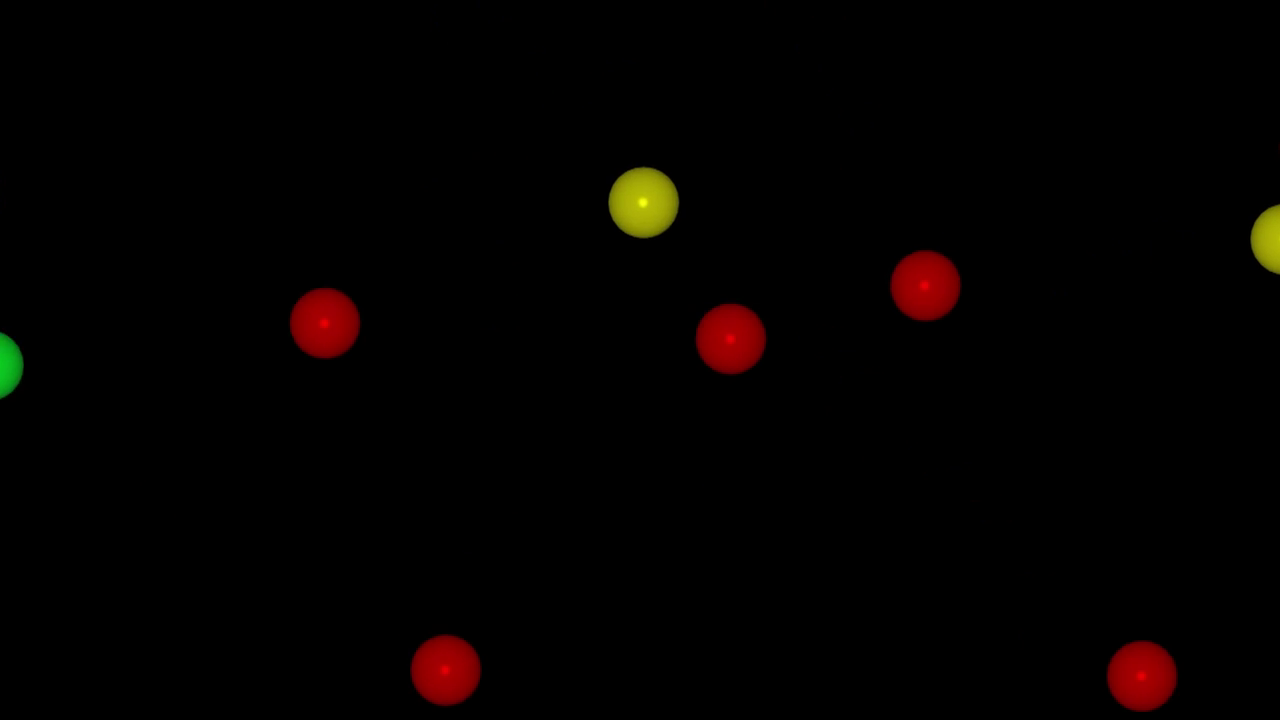
#> input picture frame 149 of video.mp4, 1280 x 720 px
$ python app.py
#> lines starting #> are read from the running program, lines starting #| are printed output that depends on the picture; after the words box and inside, x2 and y2 are one past the last pixel; in counts of white or black regions, pixels touching at a corner belong together
import cv2 # import  opencv library for image processing
import os # import os library for system operations
import numpy as np  # import the numpy library for mathematical operations
from PIL import Image # import the PIL library for image
import base64  # import  base64 library for encoding the image in base64 format
import requests # import requests library for sending POST requests

# Define BGR values of colors
yellow = [0, 255 ,255] # yellow
green  = [0, 255 ,0] # green
red    = [0, 0, 255] # red
blue   = [255, 0 ,0] # blue

video = cv2.VideoCapture('video.mp4') # open the video file
current_frame=0 # Initialize current_frame to 0 to keep track of the current frame


def get_color_limits(color): # function:  to get the lower and upper limits of a color
    clr = np.uint8([[color]])
    hsv_color = cv2.cvtColor(clr,cv2.COLOR_BGR2HSV)

    lower_limit = hsv_color[0][0][0] - 10, 100, 100
    upper_limit = hsv_color[0][0][0] + 10, 255, 255

    lower_limit = np.array(lower_limit,dtype=np.uint8)
    upper_limit = np.array(upper_limit,dtype=np.uint8)

    return lower_limit,upper_limit


def find_count_contours(mask): # function:  to find contours and count them
    contours_number = 0
    contours, hierarchy = cv2.findContours(mask,cv2.RETR_EXTERNAL,cv2.CHAIN_APPROX_SIMPLE)

    for contour in contours:
        cv2.drawContours(frame,[contour],-1,(255,255,255),5)
        contours_number +=1

    return contours_number

# loop over all the frames in the video
while (True):
    is_success, frame = video.read()  # read  frame from the video
#> frame is the input picture: shape (720, 1280, 3); mean B, G, R 0.1, 1.1, 3.8
    frame = frame[:,:frame.shape[1]//2] # take only the left half of the frame
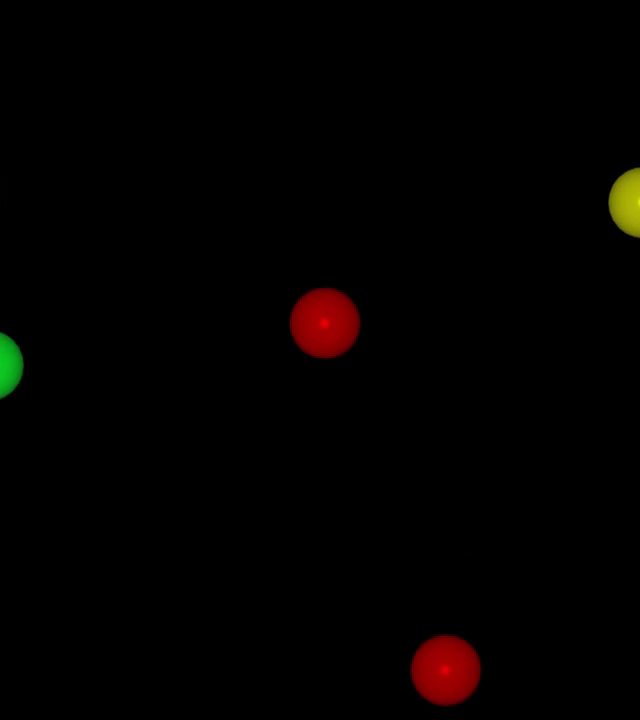
#> frame: shape (720, 640, 3); mean B, G, R 0.1, 1, 2.9

    hsvImage = cv2.cvtColor(frame,cv2.COLOR_BGR2HSV) # convert the frame from BGR to HSV color space
#> hsvImage: shape (720, 640, 3); mean H, S, V 1.5, 7.7, 3.3


    #lower_limit, upper_limit = get_color_limits(red) # get lower_limit and upper_limit for color
    #mask = cv2.inRange(hsvImage,lower_limit, upper_limit) # create a mask for the color we want to detect

    # perform such an operation only for the red color. You can use get_color_limits function for other colors
    mask1 = cv2.inRange(hsvImage, (0, 70, 50), (10, 255, 255))
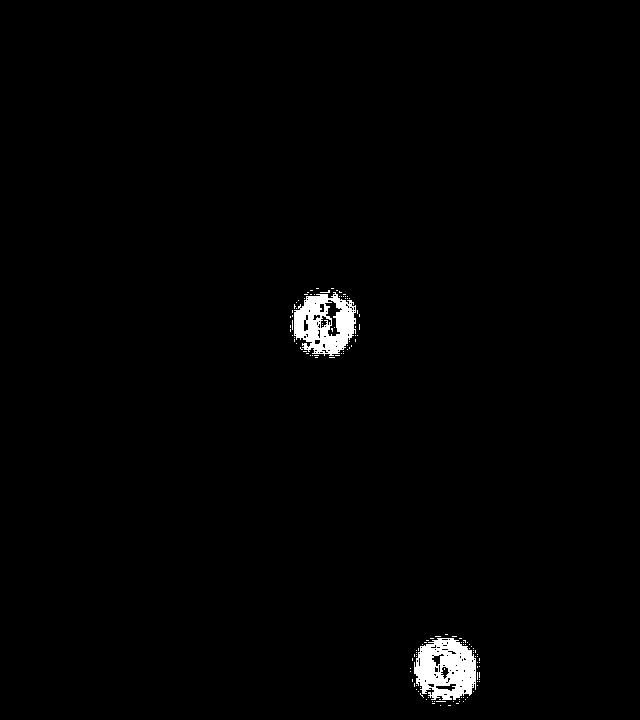
#> mask1: shape (720, 640); 1.2% white; 135 white regions (133 under 20 px), largest, box (x1, y1, x2, y2) and area: (414, 638, 476, 700) 2721, (294, 292, 356, 356) 2460
    mask2 = cv2.inRange(hsvImage, (170, 70, 50), (180, 255, 255))
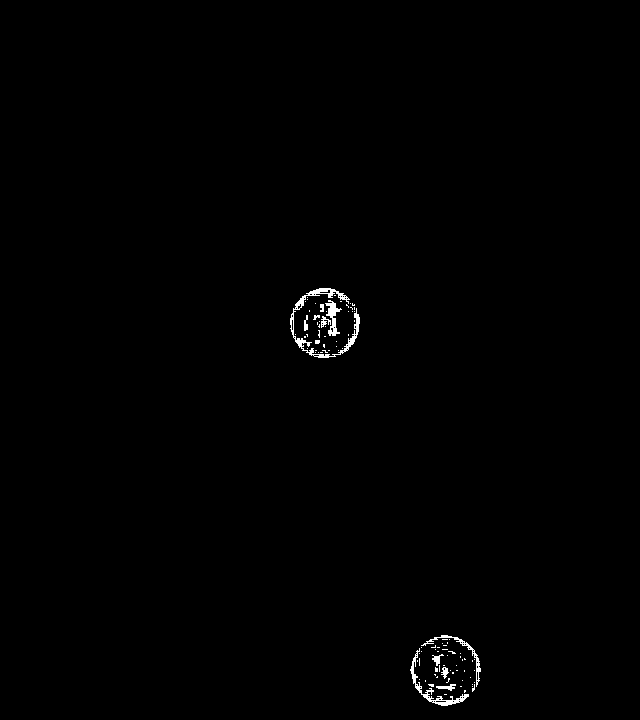
#> mask2: shape (720, 640); 0.5% white; 98 white regions (87 under 20 px), largest, box (x1, y1, x2, y2) and area: (290, 288, 360, 358) 764, (410, 648, 469, 706) 417, (421, 635, 481, 687) 260
    mask = cv2.bitwise_or(mask1, mask2)
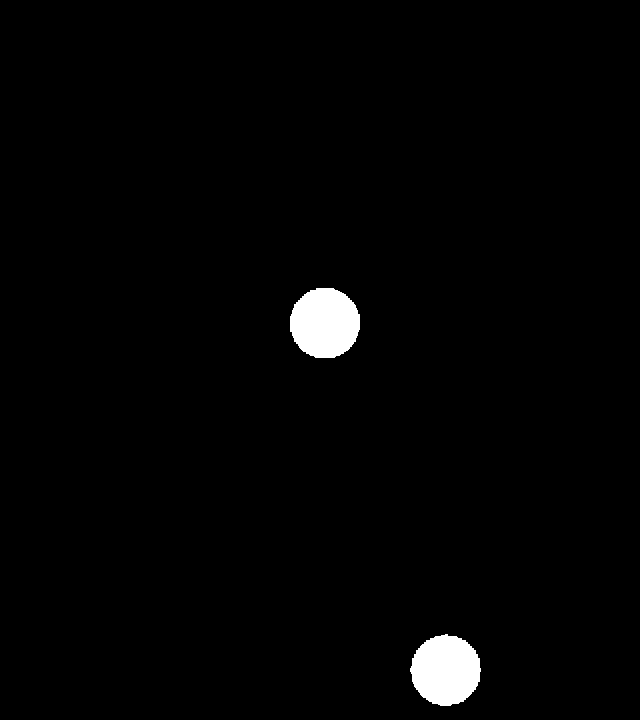
#> mask: shape (720, 640); 1.7% white; 2 white regions


    mask_array = Image.fromarray(mask) # get mask object in different format
    bounding_box = mask_array.getbbox() # get the bounding box(x1,y1,x2,y2) of the object in the mask
#> bounding_box = (290, 288, 481, 706)


    if bounding_box is not None: # if a bounding box is found, draw a rectangle around it
        x1,y1,x2,y2 = bounding_box
#> x1 = 290; y1 = 288; x2 = 481; y2 = 706
        frame = cv2.rectangle(frame,(x1,y1),(x2,y2),(0,255,255),5)
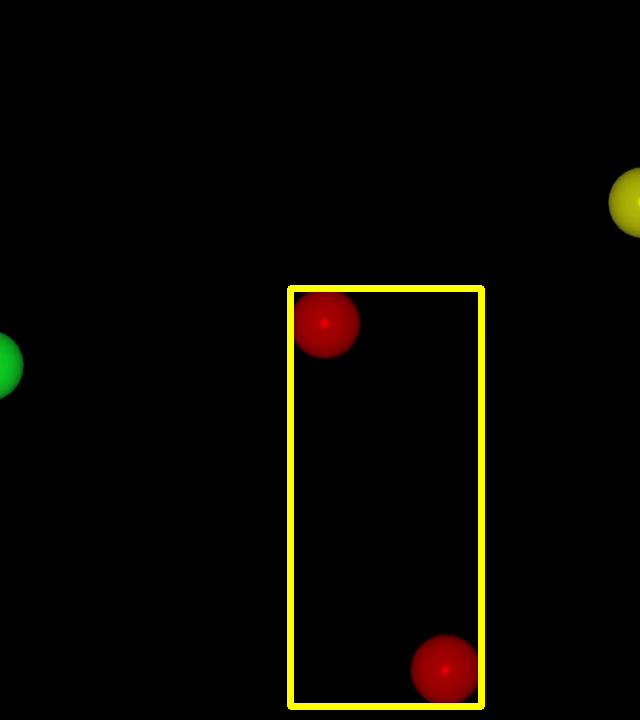
#> frame: shape (720, 640, 3); 1.85% of pixels changed, all inside (x1, y1, x2, y2) = (287, 285, 485, 710)

    cv2.imshow('Frame', frame) # if we want to see our frame with rectangle instantly

    if find_count_contours(mask)>3: # If the number of red ball in the frame is more than 3, send a warning
#> in find_count_contours, `contours, hierarchy = cv2.findContours(mask,cv2.RETR_EXTERNAL,cv2.CHAI..`: contours = 2 contours; box (x1, y1, x2, y2) and area: (290, 288, 360, 358) 3790, (410, 634, 481, 706) 3776
#> the loop in find_count_contours, `for contour in contours:` made 2 passes
#> contours_number on passes 1 to 2: 1, 2
#> after the loop in find_count_contours, `for contour in contours:`:
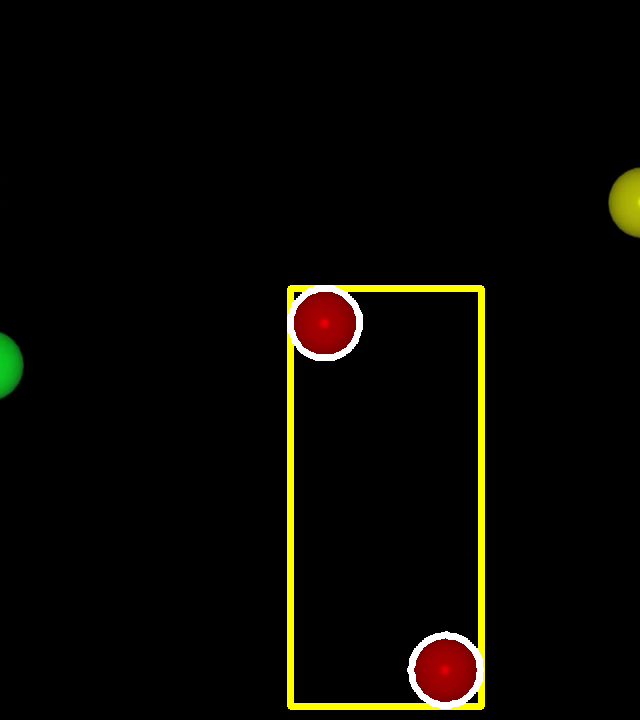
#> frame: shape (720, 640, 3); 0.65% of pixels changed, all inside (x1, y1, x2, y2) = (287, 285, 484, 709)
#> after the loop in find_count_contours, `for contour in contours:`: contours_number = 2
        print(f"Red Ball:{find_count_contours(mask)}") # when the number of red balls more than 3, we print the number of red balls on the terminal screen
        cv2.imwrite('./warning_frames/frame' + str(current_frame) + '.jpeg', frame) # save the frame where the number of red balls more than 3 in jpeg format.

        with open('./warning_frames/frame'+str(current_frame)+".jpeg", "rb") as image_file:      #base64 encode for image
            encoded_image = base64.b64encode(image_file.read())

        url = 'https://eldercare.unknownland.org/red_ball' # the address where we will send the POST request.

        data = {                                           # JSON data to be sent in the POST request
        'red_ball':  find_count_contours(mask),
        'picture': encoded_image.decode('utf-8')
            }

        response=requests.post(url, json=data)  # sending a request with the POST method

        print(response.status_code)  # print the response to check if the POST method is working
    current_frame+=1 # increase current_frame
#> current_frame = 1

    if cv2.waitKey(1) & 0XFF == ord('q'): # condition to be able to exit the video when it ends or when we want to leave.
#> (key q is pressed here)
        break

cv2.destroyAllWindows() # close all windows
